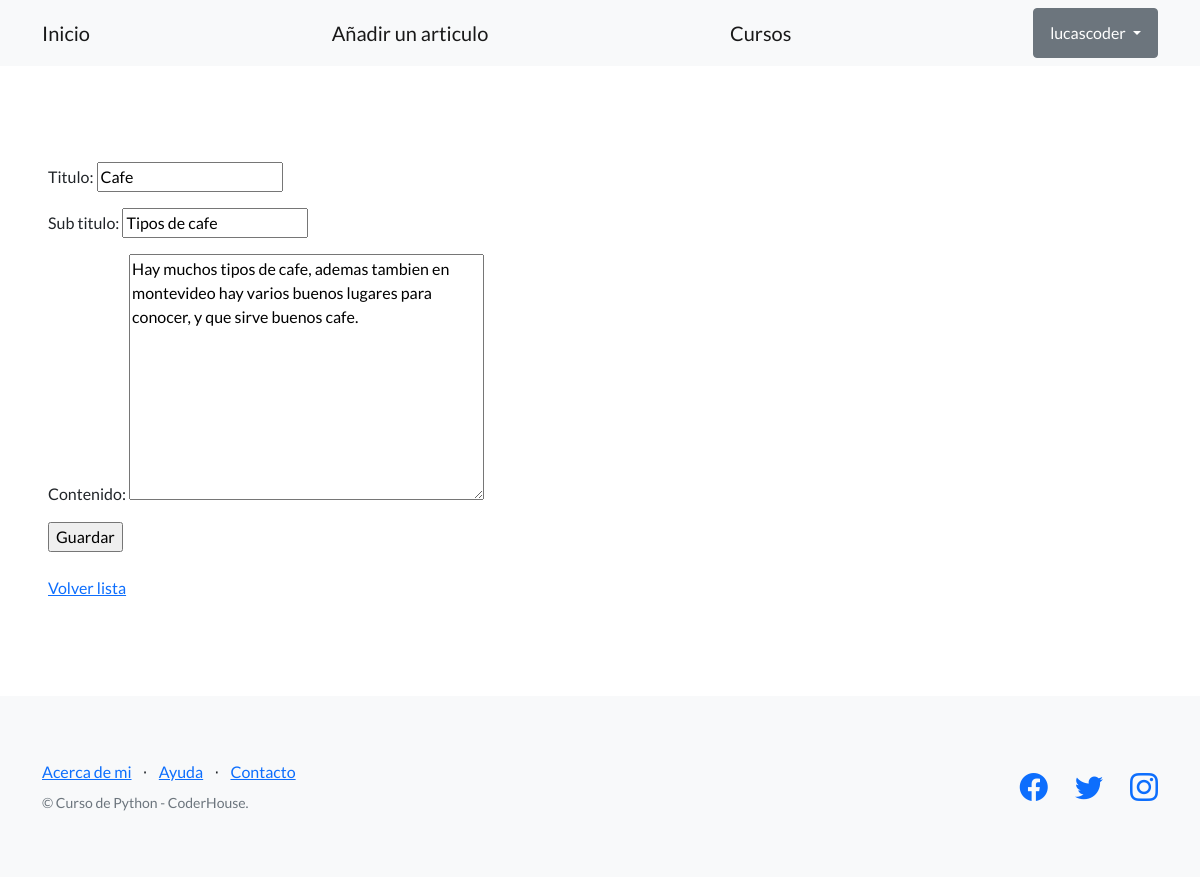
/pages/editar-articulo/1/ (signed in), run on the app's committed database.
### AppBlog/models.py (models this page shows, shortened)
class Articulo(models.Model):
    autor = models.ForeignKey(User, on_delete=models.SET_NULL, null=True)
    titulo = models.CharField(max_length=256)
    sub_titulo = models.CharField(max_length=256)
    fecha = models.DateField()
    contenido = models.TextField()

### AppBlog/views.py (the view)
# urls.py: path('editar-articulo/<int:pk>/', views.ArticuloUpdateView.as_view(), name="editar_articulo"),
@method_decorator(login_required, name='dispatch')
class ArticuloUpdateView(UpdateView):
    model = Articulo
    fields = ('titulo', 'sub_titulo', 'contenido')
    success_url = reverse_lazy('articulo_list')

### AppBlog/templates/AppBlog/articulo_form.html (shortened to what this page needs)
{% extends "AppBlog/base.html" %}
{% block contenido %}
<form method="post">
  {{ form.as_p }}
  <input type="submit" value="Guardar" />
</form>
<br>
<a href="{% url 'articulo_list' %}">Volver lista</a>
{% endblock contenido %}

### AppBlog/templates/AppBlog/base.html (shortened to what this page needs)
{% load static %}
<!DOCTYPE html>
<html lang="en">
    <head>
        <link href="https://cdn.jsdelivr.net/npm/bootstrap-icons@1.5.0/font/bootstrap-icons.css" rel="stylesheet" type="text/css" />
        <link href="{%static 'css/styles.css' %}" rel="stylesheet" />
    </head>
    <body>
        <nav class="navbar navbar-light bg-light static-top">
            <div class="container">
                <a class="navbar-brand" href="{% url 'inicio' %}">Inicio</a>
                <a class="navbar-brand" href="{% url 'articulo_list' %}">Añadir un articulo</a>
                <a class="navbar-brand" href="">Cursos</a>
                {% if user.is_authenticated %}
                <div class="dropdown">
                    <button class="btn btn-secondary dropdown-toggle" type="button" id="dropdownMenuButton1" data-bs-toggle="dropdown" aria-expanded="false">
                        <div style="display: inline-flex;">
                            <span>{{ user.username }}</span>
                        </div>
                    </button>
                    </div>
                </div>
                {% else %}
                <a class="btn btn-primary" href="{% url 'login' %}">Iniciar sesión</a>
                <a class="btn btn-success" href="{% url 'registro' %}">Crear cuenta</a>
                {% endif %}
         </nav>
        <section style="padding:6rem 3rem;">
        {% block contenido%}
        {% endblock contenido %}
        </section>
        <footer class="footer bg-light">
            <div class="container">
                <div class="row">
                    <div class="col-lg-6 h-100 text-center text-lg-start my-auto">
                        <ul class="list-inline mb-2">
                            <li class="list-inline-item"><a href="{% url 'sobre_mi' %}">Acerca de mi</a></li>
                            <li class="list-inline-item">⋅</li>
                            <li class="list-inline-item"><a href="#!">Ayuda</a></li>
                            <li class="list-inline-item">⋅</li>
                            <li class="list-inline-item"><a href="#!">Contacto</a></li>
                        </ul>
                        <p class="text-muted small mb-4 mb-lg-0">&copy; Curso de Python - CoderHouse.</p>
                    </div>
                    <div class="col-lg-6 h-100 text-center text-lg-end my-auto">
                        <ul class="list-inline mb-0">
                            <li class="list-inline-item me-4">
                                <a href="#!"><i class="bi-facebook fs-3"></i></a>
                            </li>
                            <li class="list-inline-item me-4">
                                <a href="#!"><i class="bi-twitter fs-3"></i></a>
                            </li>
                            <li class="list-inline-item">
                                <a href=""><i class="bi-instagram fs-3"></i></a>
                            </li>
                        </ul>
                    </div>
                </div>
            </div>
        </footer>
    </body>
</html>

### data on the page
Articulo: titulo "Cafe", sub_titulo "Tipos de cafe", contenido "Hay muchos tipos de cafe, ademas tambien en montevideo hay varios buenos lugares para conocer, y que sirve buenos cafe."

### other printed values
{{ user.username }} "lucascoder"
